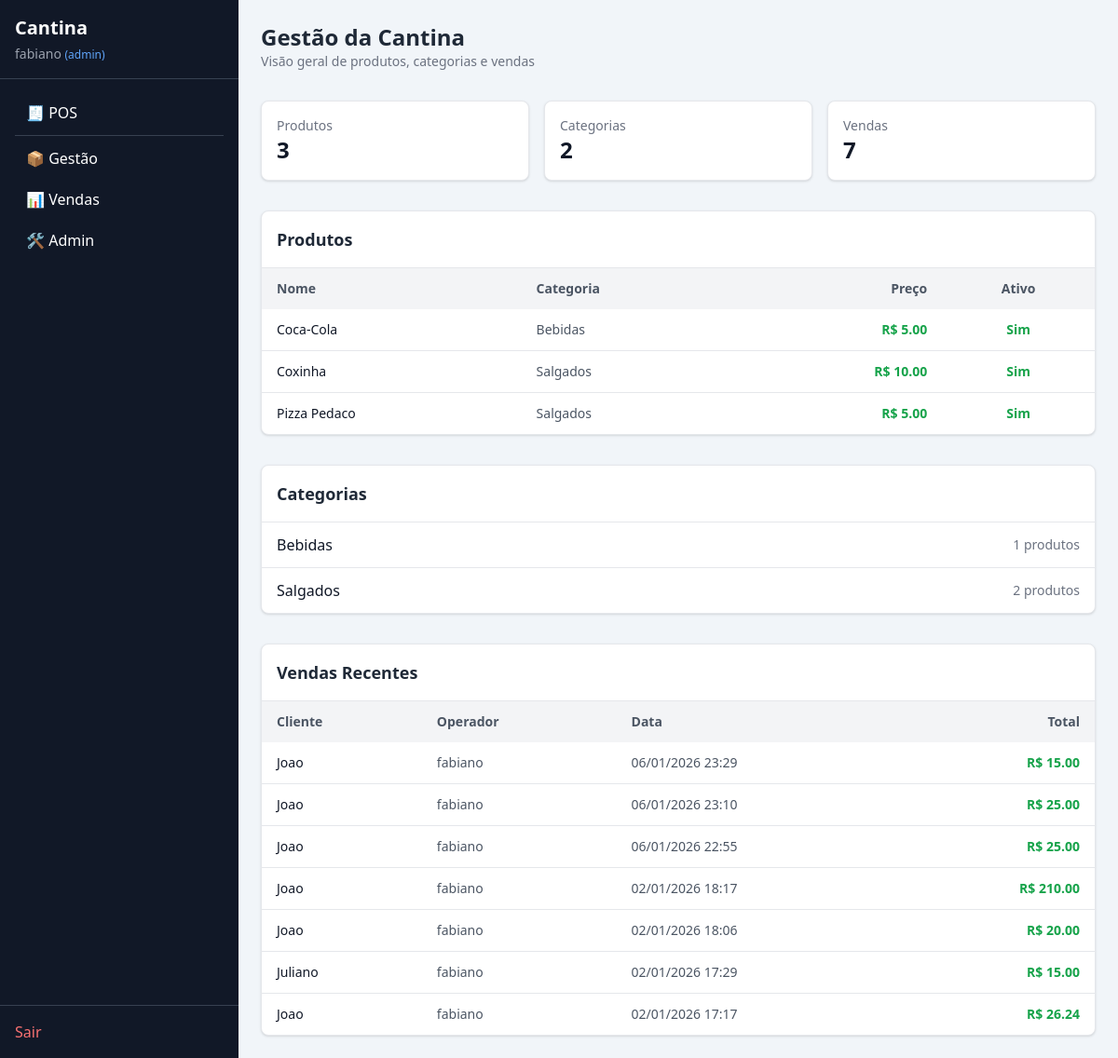
The page /produtos/ (signed in) on the database its author committed.
### core/models.py (models this page shows, shortened)
class Produto(models.Model):
    nome = models.CharField(max_length=200)
    categoria = models.ForeignKey(
        Categoria,
        on_delete=models.CASCADE,
        related_name="produtos"
    )
    custo = models.DecimalField(
        max_digits=10,
        decimal_places=2,
        help_text="Custo do produto"
    )
    preco = models.DecimalField(
        max_digits=10,
        decimal_places=2,
        help_text="Preço de venda"
    )
    ativo = models.BooleanField(default=True)
    estoque = models.IntegerField(
        default=0,
        help_text="Deixe 0 para produtos sem controle de estoque"
    )
    descricao = models.TextField(blank=True)
    class Meta:
        verbose_name = "Produto"
        verbose_name_plural = "Produtos"
        ordering = ["nome"]

class Categoria(models.Model):
    nome = models.CharField(max_length=100)
    slug = models.SlugField(unique=True)
    ativo = models.BooleanField(default=True)
    ordem = models.IntegerField(default=0)
    class Meta:
        verbose_name = 'Categoria'
        verbose_name_plural = 'Categorias'
        ordering = ['ordem', 'nome']

class Venda(models.Model):
    FORMA_PAGAMENTO_CHOICES = [
        ('DIN', 'Dinheiro'),
        ('CAR', 'Cartão'),
        ('PIX', 'PIX'),
        ('FIA', 'Fiado'),
    ]
    cliente = models.ForeignKey(Cliente, on_delete=models.CASCADE, related_name='vendas')
    operador = models.ForeignKey(User, on_delete=models.SET_NULL, null=True)
    data_hora = models.DateTimeField(auto_now_add=True)
    total = models.DecimalField(max_digits=10, decimal_places=2)
    forma_pagamento = models.CharField(
        max_length=3,
        choices=FORMA_PAGAMENTO_CHOICES
    )
    paga = models.BooleanField(default=True)
    quitada_em = models.DateTimeField(null=True, blank=True)
    observacao = models.TextField(blank=True)

class Cliente(models.Model):
    nome = models.CharField(max_length=200)
    codigo_cartao = models.CharField(max_length=100, unique=True, blank=True, null=True)
    telefone = models.CharField(max_length=20, blank=True)
    ativo = models.BooleanField(default=True)
    criado_em = models.DateTimeField(auto_now_add=True)
    class Meta:
        verbose_name = 'Cliente'
        verbose_name_plural = 'Clientes'
        ordering = ['nome']

### core/views.py (the view)
# urls.py: path('produtos/', views.produtos_list, name='produtos_list'),
@login_required
def produtos_list(request):
    produtos = (
        Produto.objects
        .filter(ativo=True)
        .select_related('categoria')
    )
    categorias = (
        Categoria.objects
        .filter(ativo=True)
        .prefetch_related('produtos')
    )
    vendas = (
        Venda.objects
        .select_related('cliente', 'operador')
        .order_by('-data_hora')[:10]
    )
    vendas_stats = Venda.objects.aggregate(
    qtd_vendas=Count('id'),
    faturamento=Sum('total')
)
    return render(
        request,
        'produtos.html',
        {
            'produtos': produtos,
            'categorias': categorias,
            'vendas': vendas,
            'vendas_stats': vendas_stats,
        }
    )

### templates/produtos.html (shortened to what this page needs)
{% extends "base.html" %}
{% block content %}
<div class="max-w-7xl mx-auto space-y-8">
  <header>
    <h1 class="text-2xl font-bold text-gray-800">Gestão da Cantina</h1>
    <p class="text-gray-500 text-sm">
      Visão geral de produtos, categorias e vendas
    </p>
  </header>
  <section class="grid grid-cols-1 sm:grid-cols-3 gap-4">
    <div class="bg-white rounded-lg p-4 shadow border">
      <p class="text-sm text-gray-500">Produtos</p>
      <p class="text-2xl font-bold">{{ produtos|length }}</p>
    </div>
    <div class="bg-white rounded-lg p-4 shadow border">
      <p class="text-sm text-gray-500">Categorias</p>
      <p class="text-2xl font-bold">{{ categorias|length }}</p>
    </div>
    <div class="bg-white rounded-lg p-4 shadow border">
      <p class="text-sm text-gray-500">Vendas</p>
      <p class="text-2xl font-bold">{{ vendas|length }}</p>
    </div>
  </section>
  <section class="bg-white rounded-lg shadow border overflow-hidden">
    <div class="p-4 border-b">
      <h2 class="text-lg font-bold text-gray-800">Produtos</h2>
    </div>
    <div class="overflow-x-auto">
      <table class="w-full text-sm">
        <thead class="bg-gray-100 text-gray-600">
          <tr>
            <th class="text-left px-4 py-3">Nome</th>
            <th class="text-left px-4 py-3">Categoria</th>
            <th class="text-right px-4 py-3">Preço</th>
            <th class="text-center px-4 py-3">Ativo</th>
          </tr>
        </thead>
        <tbody class="divide-y">
          {% for produto in produtos %}
          <tr class="hover:bg-gray-50">
            <td class="px-4 py-3 font-medium">{{ produto.nome }}</td>
            <td class="px-4 py-3 text-gray-600">
              {{ produto.categoria.nome }}
            </td>
            <td class="px-4 py-3 text-right font-semibold text-green-600">
              R$ {{ produto.preco|floatformat:2 }}
            </td>
            <td class="px-4 py-3 text-center">
              {% if produto.ativo %}
              <span class="text-green-600 font-semibold">Sim</span>
              {% else %}
              <span class="text-red-500 font-semibold">Não</span>
              {% endif %}
            </td>
          </tr>
          {% empty %}
          <tr>
            <td colspan="4" class="px-4 py-6 text-center text-gray-500">
              Nenhum produto cadastrado
            </td>
          </tr>
          {% endfor %}
        </tbody>
      </table>
    </div>
  </section>
  <section class="bg-white rounded-lg shadow border">
    <div class="p-4 border-b">
      <h2 class="text-lg font-bold text-gray-800">Categorias</h2>
    </div>
    <ul class="divide-y">
      {% for categoria in categorias %}
      <li class="px-4 py-3 flex justify-between items-center">
        <div>
          <span class="font-medium">{{ categoria.nome }}</span>
        </div>
        <span class="text-sm text-gray-500">
          {{ categoria.produtos.count }} produtos
        </span>
      </li>
      {% empty %}
      <li class="px-4 py-6 text-center text-gray-500">
        Nenhuma categoria cadastrada
      </li>
      {% endfor %}
    </ul>
  </section>
  <section class="bg-white rounded-lg shadow border overflow-hidden">
    <div class="p-4 border-b">
      <h2 class="text-lg font-bold text-gray-800">Vendas Recentes</h2>
    </div>
    <div class="overflow-x-auto">
      <table class="w-full text-sm">
        <thead class="bg-gray-100 text-gray-600">
          <tr>
            <th class="px-4 py-3 text-left">Cliente</th>
            <th class="px-4 py-3 text-left">Operador</th>
            <th class="px-4 py-3 text-left">Data</th>
            <th class="px-4 py-3 text-right">Total</th>
          </tr>
        </thead>
        <tbody class="divide-y">
          {% for venda in vendas %}
          <tr class="hover:bg-gray-50">
            <td class="px-4 py-3 font-medium">{{ venda.cliente.nome }}</td>
            <td class="px-4 py-3 text-gray-600">
              {{ venda.operador.username|default:"—" }}
            </td>
            <td class="px-4 py-3 text-gray-600">
              {{ venda.data_hora|date:"d/m/Y H:i" }}
            </td>
            <td class="px-4 py-3 text-right font-semibold text-green-600">
              R$ {{ venda.total|floatformat:2 }}
            </td>
          </tr>
          {% empty %}
          <tr>
            <td colspan="4" class="px-4 py-6 text-center text-gray-500">
              Nenhuma venda registrada
            </td>
          </tr>
          {% endfor %}
        </tbody>
      </table>
    </div>
  </section>
</div>
{% endblock %}

### templates/base.html (shortened to what this page needs)
<!DOCTYPE html>
<html lang="pt-br">
<head>
  <script src="https://cdn.tailwindcss.com"></script>
  {% load static %}
</head>
<body class="bg-slate-100 text-gray-900">
  <div class="min-h-screen md:flex">
    {% include "partials/sidebar.html" %}
    <main class="flex-1 p-4 md:p-6 overflow-y-auto">
      {% block content %}{% endblock %}
    </main>
  </div>
</body>
</html>

### templates/partials/sidebar.html
<aside
  id="sidebar"
  class="fixed md:static top-14 md:top-0 inset-y-0 left-0 z-40 w-64 bg-gray-900 text-white flex flex-col transform -translate-x-full md:translate-x-0 transition-transform duration-200 ease-in-out"
>
  <div class="p-4 border-b border-gray-700">
    <h2 class="text-xl font-bold">Cantina</h2>
    <p class="text-sm text-gray-400 mt-1">
      {{ request.user.username }} {% if request.user.is_superuser %}
      <span class="text-xs text-blue-400">(admin)</span>
      {% endif %}
    </p>
  </div>
  <nav class="flex-1 p-4 space-y-1">
    <a
      href="{% url 'pos' %}"
      class="block px-3 py-2 rounded hover:bg-gray-800 transition"
    >
      🧾 POS
    </a>
    {% if request.user.is_superuser %}
    <div class="border-t border-gray-700 my-3"></div>
    <a
      href="{% url 'produtos_list' %}"
      class="block px-3 py-2 rounded hover:bg-gray-800 transition"
    >
      📦 Gestão
    </a>
    <a
      href="{% url 'vendas' %}"
      class="block px-3 py-2 rounded hover:bg-gray-800 transition"
    >
      📊 Vendas
    </a>
    <a
      href="/admin/"
      class="block px-3 py-2 rounded hover:bg-gray-800 transition"
    >
      🛠️ Admin
    </a>
    {% endif %}
  </nav>
  <div class="p-4 border-t border-gray-700">
    <a
      href="{% url 'logout' %}"
      class="block text-red-400 hover:text-red-300 transition"
    >
      Sair
    </a>
  </div>
</aside>

### rows shown on the page
Produto: nome "Coca-Cola", categoria.nome "Bebidas", preco "5.00", ativo "Sim"
Produto: nome "Coxinha", categoria.nome "Salgados", preco "10.00", ativo "Sim"
Produto: nome "Pizza Pedaco", categoria.nome "Salgados", preco "5.00", ativo "Sim"
Categoria: nome "Bebidas", produtos.count "1"
Categoria: nome "Salgados", produtos.count "2"
Venda: cliente.nome "Joao", operador.username "fabiano", data_hora "06/01/2026 23:29", total "15.00"
Venda: cliente.nome "Joao", operador.username "fabiano", data_hora "06/01/2026 23:10", total "25.00"
Venda: cliente.nome "Joao", operador.username "fabiano", data_hora "06/01/2026 22:55", total "25.00"
Venda: cliente.nome "Joao", operador.username "fabiano", data_hora "02/01/2026 18:17", total "210.00"
Venda: cliente.nome "Joao", operador.username "fabiano", data_hora "02/01/2026 18:06", total "20.00"
Venda: cliente.nome "Juliano", operador.username "fabiano", data_hora "02/01/2026 17:29", total "15.00"
Venda: cliente.nome "Joao", operador.username "fabiano", data_hora "02/01/2026 17:17", total "26.24"

### other values the page prints
{{ request.user.username }} "fabiano"
{{ produtos|length }} "3"
{{ categorias|length }} "2"
{{ vendas|length }} "7"
